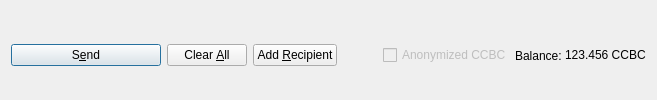
         <widget class="QFrame" name="frame_Send">
          <layout class="QHBoxLayout" name="horizontalLayout">
           <property name="bottomMargin">
            <number>0</number>
           </property>
           <item>
            <widget class="QPushButton" name="sendButton">
             <property name="minimumSize">
              <size>
               <width>150</width>
               <height>0</height>
              </size>
             </property>
             <property name="toolTip">
              <string>Confirm the send action</string>
             </property>
             <property name="text">
              <string>S&amp;end</string>
             </property>
             <property name="icon">
              <iconset resource="../caleonx.qrc">
               <normaloff>:/icons/send</normaloff>:/icons/send</iconset>
             </property>
             <property name="autoDefault">
              <bool>false</bool>
             </property>
             <property name="default">
              <bool>true</bool>
             </property>
            </widget>
           </item>
           <item>
            <widget class="QPushButton" name="clearButton">
             <property name="sizePolicy">
              <sizepolicy hsizetype="Minimum" vsizetype="Fixed">
               <horstretch>0</horstretch>
               <verstretch>0</verstretch>
              </sizepolicy>
             </property>
             <property name="toolTip">
              <string>Clear all fields of the form.</string>
             </property>
             <property name="text">
              <string>Clear &amp;All</string>
             </property>
             <property name="icon">
              <iconset resource="../caleonx.qrc">
               <normaloff>:/icons/remove</normaloff>:/icons/remove</iconset>
             </property>
             <property name="autoDefault">
              <bool>false</bool>
             </property>
            </widget>
           </item>
           <item>
            <widget class="QPushButton" name="addButton">
             <property name="toolTip">
              <string>Send to multiple recipients at once</string>
             </property>
             <property name="text">
              <string>Add &amp;Recipient</string>
             </property>
             <property name="icon">
              <iconset resource="../caleonx.qrc">
               <normaloff>:/icons/add</normaloff>:/icons/add</iconset>
             </property>
             <property name="autoDefault">
              <bool>false</bool>
             </property>
            </widget>
           </item>
           <item>
            <spacer name="horizontalSpacer">
             <property name="orientation">
              <enum>Qt::Horizontal</enum>
             </property>
             <property name="sizeHint" stdset="0">
              <size>
               <width>40</width>
               <height>20</height>
              </size>
             </property>
            </spacer>
           </item>
           <item>
            <layout class="QHBoxLayout" name="horizontalLayout_2">
             <property name="spacing">
              <number>3</number>
             </property>
             <item>
              <widget class="QCheckBox" name="checkzCALEONX">
               <property name="enabled">
                <bool>false</bool>
               </property>
               <property name="text">
                <string>Anonymized CCBC</string>
               </property>
              </widget>
             </item>
             <item>
              <widget class="QLabel" name="label">
               <property name="text">
                <string>Balance:</string>
               </property>
              </widget>
             </item>
             <item>
              <widget class="QLabel" name="labelBalance">
               <property name="sizePolicy">
                <sizepolicy hsizetype="Preferred" vsizetype="Fixed">
                 <horstretch>0</horstretch>
                 <verstretch>0</verstretch>
                </sizepolicy>
               </property>
               <property name="cursor">
                <cursorShape>IBeamCursor</cursorShape>
               </property>
               <property name="text">
                <string notr="true">123.456 CCBC</string>
               </property>
               <property name="textInteractionFlags">
                <set>Qt::LinksAccessibleByMouse|Qt::TextSelectableByKeyboard|Qt::TextSelectableByMouse</set>
               </property>
              </widget>
             </item>
            </layout>
           </item>
          </layout>
         </widget>
